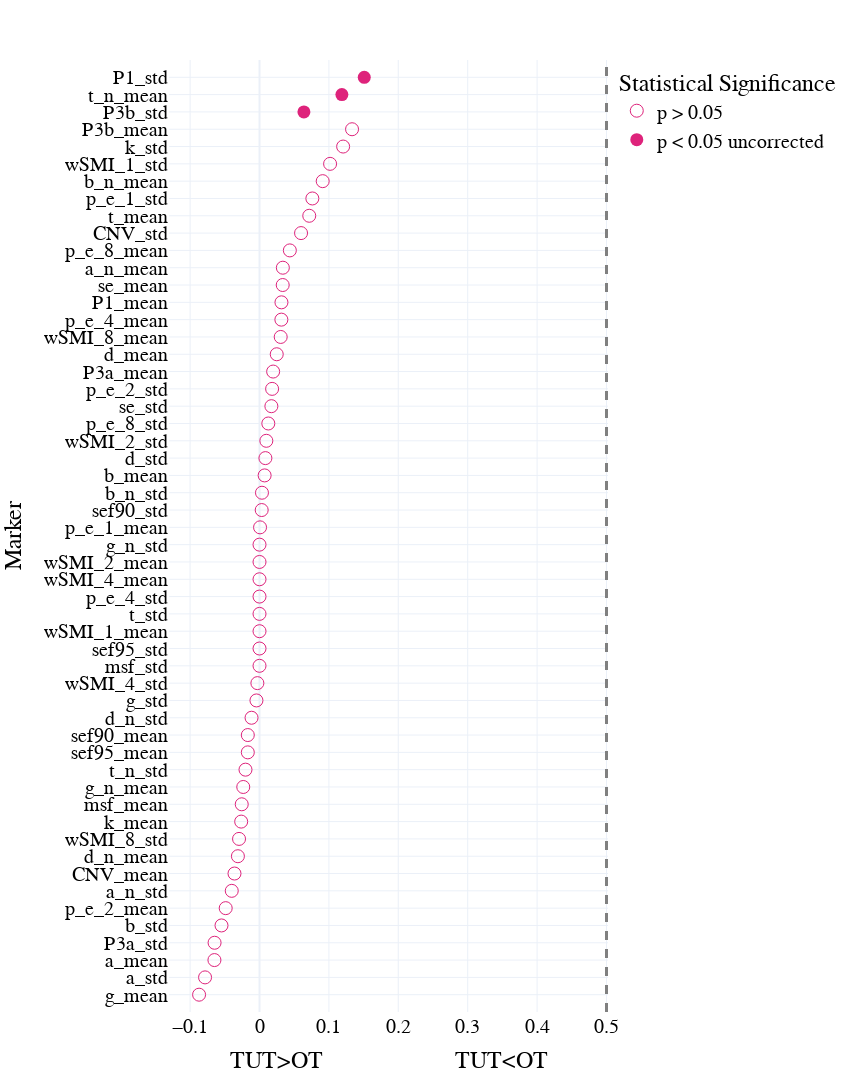

Notebook code for this chart:
### Code cell
mind_glmm = pd.read_csv(os.path.join(results_path,'univariate_glmm_mind.csv'))

# segment_mind_roc = segment_mind_roc.sort_values(by = 'AUC', ascending = False).head(10).append(segment_mind_roc.sort_values(by = 'AUC', ascending = False).tail(10))

fig = px.scatter(mind_glmm.sort_values(by = 'AUC_mean'),x = 'AUC_mean', y = 'Marker', template = "plotly_white", symbol = 'significant', 
                 symbol_sequence = ['circle-open','circle','hexagram' ],
#                  color = 'significant',
                 color_discrete_sequence = [pink, green,orange, pink], 
                 
                 category_orders = {'significant': ['p > 0.05','p < 0.05 uncorrected', 'p < 0.05 FDR corrected']},
                 labels = {'AUC_mean': 'TUT>OT                      TUT<OT', 'significant': 'Statistical Significance', 'markers':''}
                )
fig.add_vline(x=0.5, line_width=3, line_dash="dash", line_color="grey")
fig.update_traces(marker=dict(size = 13))

fig.update_layout(
    width=850,
    height=1300,
#     autosize = True, 
    template = 'plotly_white',
        font=dict(
        family="Times new roman",
        size=20,
        color="black"
    ),
    xaxis = dict(
            visible=True,
            # range = [0.15,0.90], 
            tickfont = {"size": 20},
        ),
    yaxis = dict(
        tickfont = {"size": 20},
        autorange = False,    
        automargin = True,
        range = [-1,len(mind_glmm)],
        dtick = 1
        ),
    showlegend=True, 

)

fig.show()

fig.write_image(os.path.join(fig_path,'univariate_glmm_mind.png'))
fig.write_image(os.path.join(fig_path,'univariate_glmm_mind.pdf'))

### Figure 1 — Plotly figure (JSON) as saved in the notebook; plotly's stock layout.template omitted (floating-point values rounded to 4 significant figures)
{"data": [{"hovertemplate": "Statistical Significance=p > 0.05<br>TUT>OT                      TUT<OT=%{x}<br>Marker=%{y}<extra></extra>", "legendgroup": "p > 0.05", "marker": {"color": "#DE237B", "size": 13, "symbol": "circle-open"}, "mode": "markers", "name": "p > 0.05", "orientation": "h", "showlegend": true, "type": "scatter", "x": [-0.08709, -0.07846, -0.06497, -0.06476, -0.05477, -0.04872, -0.04001, -0.03606, -0.03113, -0.0295, -0.02641, -0.02561, -0.02342, -0.02021, -0.01686, -0.01686, -0.01149, -0.004405, -0.003067, 0, 0, 0, 0, 0, 0, 0, 0, 0.0007804, 0.003135, 0.003538, 0.007375, 0.008489, 0.009841, 0.01266, 0.0171, 0.01815, 0.01963, 0.02483, 0.03053, 0.03149, 0.03162, 0.03342, 0.03363, 0.04371, 0.05985, 0.07167, 0.07614, 0.09105, 0.1017, 0.1205, 0.1333], "xaxis": "x", "y": ["g_mean", "a_std", "a_mean", "P3a_std", "b_std", "p_e_2_mean", "a_n_std", "CNV_mean", "d_n_mean", "wSMI_8_std", "k_mean", "msf_mean", "g_n_mean", "t_n_std", "sef95_mean", "sef90_mean", "d_n_std", "g_std", "wSMI_4_std", "msf_std", "sef95_std", "wSMI_1_mean", "t_std", "p_e_4_std", "wSMI_4_mean", "wSMI_2_mean", "g_n_std", "p_e_1_mean", "sef90_std", "b_n_std", "b_mean", "d_std", "wSMI_2_std", "p_e_8_std", "se_std", "p_e_2_std", "P3a_mean", "d_mean", "wSMI_8_mean", "p_e_4_mean", "P1_mean", "se_mean", "a_n_mean", "p_e_8_mean", "CNV_std", "t_mean", "p_e_1_std", "b_n_mean", "wSMI_1_std", "k_std", "P3b_mean"], "yaxis": "y"}, {"hovertemplate": "Statistical Significance=p < 0.05 uncorrected<br>TUT>OT                      TUT<OT=%{x}<br>Marker=%{y}<extra></extra>", "legendgroup": "p < 0.05 uncorrected", "marker": {"color": "#DE237B", "size": 13, "symbol": "circle"}, "mode": "markers", "name": "p < 0.05 uncorrected", "orientation": "h", "showlegend": true, "type": "scatter", "x": [0.06397, 0.1187, 0.1509], "xaxis": "x", "y": ["P3b_std", "t_n_mean", "P1_std"], "yaxis": "y"}], "layout": {"font": {"color": "black", "family": "Times new roman", "size": 20}, "height": 1300, "legend": {"title": {"text": "Statistical Significance"}, "tracegroupgap": 0}, "margin": {"t": 60}, "shapes": [{"line": {"color": "grey", "dash": "dash", "width": 3}, "type": "line", "x0": 0.5, "x1": 0.5, "xref": "x", "y0": 0, "y1": 1, "yref": "y domain"}], "showlegend": true, "width": 850, "xaxis": {"anchor": "y", "domain": [0, 1], "tickfont": {"size": 20}, "title": {"text": "TUT>OT                      TUT<OT"}, "visible": true}, "yaxis": {"anchor": "x", "automargin": true, "autorange": false, "domain": [0, 1], "dtick": 1, "range": [-1, 54], "tickfont": {"size": 20}, "title": {"text": "Marker"}}}}
